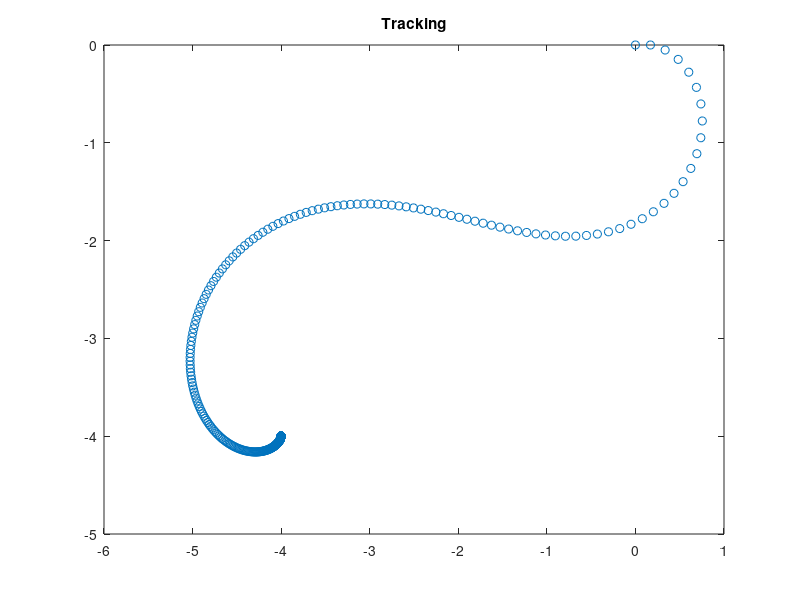
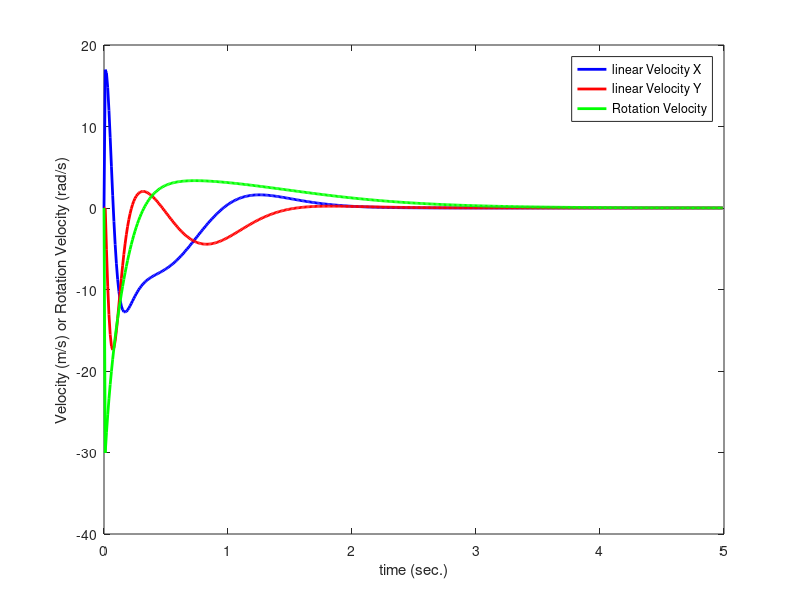
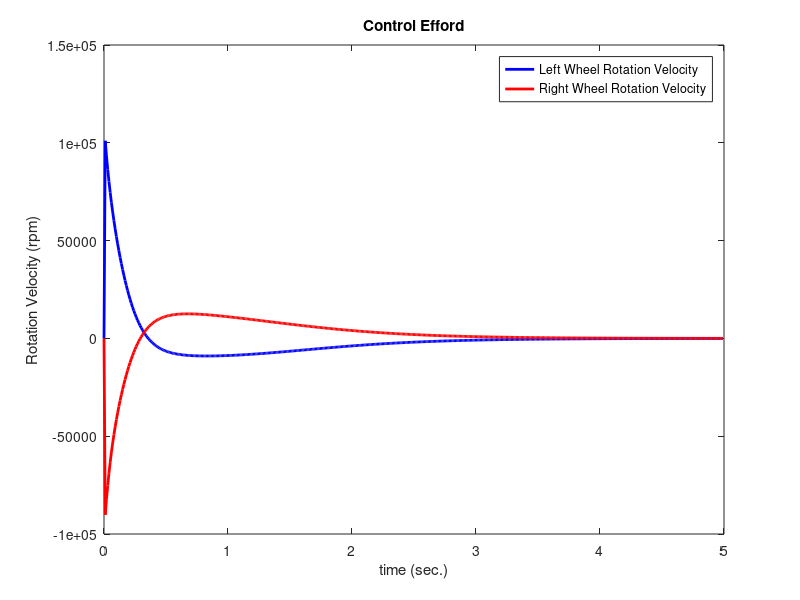
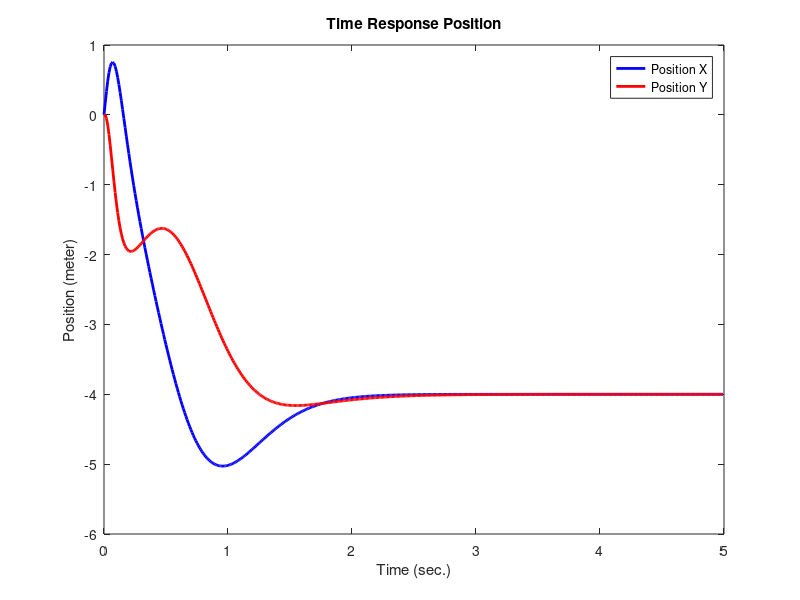

The MATLAB source for these figures, in order:
% ********** HW#1 Prob1 ********************************** %
% AUTHOR		: Tsung-Han Lee
% Description	: Simulation of moving a mobile car 
%				  to destination
% ******************************************************** %
clear all ; close all ; clc
%
% ********** Parameters ********** %
% Origin position of car 
x0 = 0 ; y0 = 0; theta0 = 0 ; 

% Destination, Unit: meter & rad/sec.
xd = -4 ; yd = -4 ; thetad = pi/2 ;  

% Memory to store our temporary position
x = 0 ; y = 0; theta = 0 ;			% Initial condition       
l = .1 ; r = .03 ;                  % Unit: meter
MAX_WHEEL_SPEED = 300 * pi / 30;                                  

% ********************* Controller *********************** %
% For eigenvalue of Linear Matrix = -1.5, -3, -4.5 
% --> roughly: time_constant = 2/3 second, settling time = 8/3 second
% Control efford: 9000 rad/s
k_lo = 3 ;
k_alpha = 9 ;
k_beta = -9/4 ;

% k_lo = 0.01 ;
% k_alpha = 0.03 ;
% k_beta = -0.0125 ;
%{
% For eigenvalue of Linear Matrix = -0.4 -1.4 -2.4 
% --> roughly: time_constant = 2.5 second, settling time = 10 second
% Control efford: 4000 rad/s
k_lo = 1.4 ;
k_alpha = 4.2 ;
k_beta = -24/35 ; 


% For eigenvalue of Linear Matrix = -0.5+0.3j -0.5 -0.5-0.3j 
% --> stategy: through some overshoot to increase rise time, it works but
% leads to a longer track 
% Control efford:  1910 rad/s

k_lo = 0.5 ;
k_alpha = 1.5 ;
k_beta = -0.68 ;

% For eigenvalue of Linear Matrix = -0.01 -0.05 -0.09 
% --> roughly: time_constant = 100 second, settling time = 400 second
% Control efford: 139 rad/s

k_lo = 0.05 ;
k_alpha = 0.15 ;
k_beta = -0.018 ;

%For eigenvalue of Linear Matrix = -0.01-0.005j -0.01 -0.01+0.005j
% --> roughly: 500 sec to reach, faster than last one
% Control efford: 37 rad/s = 353 rpm  --> Most possible to implement in our
% car 
k_lo = 0.01 ;
k_alpha = 0.03 ;
k_beta = -0.0125 ;
%}

A = [-k_lo 0 0 ;0 (k_lo - k_alpha) -k_beta ; 0 -k_lo 0] ;


% ***************** Sampling Setting, Memory Initialization *********%
Fs = 100 ;							% sampling frequency, Unit: Hz 
Ts = 1/Fs ;							% sampling interval, Unit: second
time = 5 ;							% observing time 
time_axis = (0:1:(time*Fs-1))*Ts ;	% time axis, Unit: second
len = length(time_axis) ;
pos_x = zeros(1,len) ;
pos_y = zeros(1, len) ;
pos_theta = zeros(1, len) ;
vel = zeros(3,len);
pos_W = zeros(2,len) ;				% Index: #1 for left wheel
									%		 #2 for right wheel 
									
% ***** Open following code if you want to create a movie *****
 
% nFrames = 20;
% vidObj = VideoWriter('myTracking.avi');
% vidObj.Quality = 100;
% vidObj.FrameRate = 100;
% open(vidObj);


for i = 1:1:(length(time_axis)-1)     
	% NOTE: theta = moving direction  
	
    % Calculating errors & feeback 
    delta_x = xd - x ;
    delta_y = yd - y ;
	
	% actan() range from: -pi ~ pi (wrapping)
    alpha = -theta + atan2(delta_y, delta_x) ;  
    beta = -theta + thetad - alpha ;
    lo = sqrt(delta_x^2 + delta_y^2) ;
    
	% apply feedback control law
    linear_vel = lo*k_lo ;
    rotation_vel = k_alpha*alpha + k_beta*beta ;
    
    % Transfer matrix between d(xc)/dt, d(yc)/dt, w 
    Transfer = [ cos(theta) 0 ; sin(theta) 0 ; 0 1] ;
    % Transfer matrix between Wheel and Linear_vel ... 
    R = [ r/2 r/2 ; -r/2*l r/2*l] ;
    
    
    % Estimate positon and direction
    Vel = Transfer*([linear_vel rotation_vel].') ;
    
    linear_vel_x = Vel(1) ;
    linear_vel_y = Vel(2) ;
    W = Vel(3) ;
    
    vel(1:3,i+1) = [ linear_vel_x linear_vel_y W ].' ;
    Wheels_v = inv(R)*([linear_vel rotation_vel].') ;
    Wl = Wheels_v(1) ;
    Wr = Wheels_v(2) ;
	
% 	% clip output (saturartion)
% 	if Wl > MAX_WHEEL_SPEED
% 		Wl = MAX_WHEEL_SPEED;
% 	end
% 	
% 	if Wr > MAX_WHEEL_SPEED
% 		Wr = MAX_WHEEL_SPEED;
% 	end
    
    pos_W(1:2,i+1) = [Wl Wr].' ;  % index 1 for left wheel 
    LRVel = R*[Wl Wr].' ;
    linear_vel = LRVel(1) ;
    rotation_vel = LRVel(2) ;
        
	Vel = Transfer*([linear_vel rotation_vel].') ;
    
    linear_vel_x = Vel(1) ;
    linear_vel_y = Vel(2) ;
    W = Vel(3) ;
    
    vel(1:3,i+1) = [ linear_vel_x linear_vel_y W ].' ;
	
    % update position
    x = x + linear_vel_x*Ts ;
    y = y + linear_vel_y*Ts ;
    theta = theta + W*Ts ;    
    pos_x(1,i+1) = x ;
    pos_y(1,i+1) = y ;
    pos_theta(1,i+1) = theta ;
   
    
%     figure(1)
%     plot(pos_x(1,i+1), pos_y(1,i+1),'bp')
%     hold on
%     axis([-7 2 -5 3]);
%     title('Tracking')
%    
%     
%     writeVideo(vidObj, getframe(gca)); % get video
%     
%     pause(0.1) ; 
    
end

% hold off
% close(gcf)
% close(vidObj);


figure(1)
plot(pos_x, pos_y,'o')
title('Tracking')

figure(2)
plot(time_axis, vel(1,:), 'b','linewidth',2)
hold on 
plot(time_axis, vel(2,:), 'r','linewidth',2)
plot(time_axis, vel(3,:), 'g','linewidth',2)
hold off 
xlabel('time (sec.)' )
ylabel('Velocity (m/s) or Rotation Velocity (rad/s)')
legend('linear Velocity X','linear Velocity Y','Rotation Velocity')

figure(3)
plot(time_axis, pos_W(1,:).*(30/pi), 'b','linewidth',2)
hold on 
plot(time_axis, pos_W(2,:).*(30/pi), 'r','linewidth',2)
hold off 
title('Control Efford')
xlabel('time (sec.)' )
ylabel('Rotation Velocity (rpm)')
legend('Left Wheel Rotation Velocity ','Right Wheel Rotation Velocity ')

figure(4)
plot(time_axis, pos_x, 'b', 'linewidth', 2)
hold on 
plot(time_axis, pos_y, 'r', 'linewidth', 2)
hold off
title('Time Response Position')
xlabel('Time (sec.)')
ylabel('Position (meter)')
legend('Position X', 'Position Y')

figure(5)
plot(time_axis, pos_theta*180/pi, 'g', 'linewidth', 2)
title('Time Response Angle')
xlabel('Time (sec.)')
ylabel('Angle (degree)')